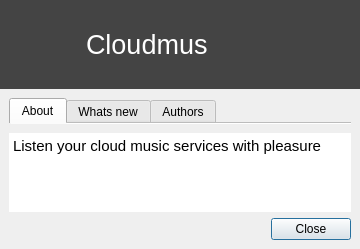
<?xml version="1.0" encoding="UTF-8"?>
<ui version="4.0">
 <class>AboutDialog</class>
 <widget class="QDialog" name="AboutDialog">
  <property name="geometry">
   <rect>
    <x>0</x>
    <y>0</y>
    <width>360</width>
    <height>249</height>
   </rect>
  </property>
  <property name="windowTitle">
   <string>About</string>
  </property>
  <layout class="QVBoxLayout" name="verticalLayout_2">
   <property name="spacing">
    <number>0</number>
   </property>
   <property name="leftMargin">
    <number>0</number>
   </property>
   <property name="topMargin">
    <number>0</number>
   </property>
   <property name="rightMargin">
    <number>0</number>
   </property>
   <property name="bottomMargin">
    <number>0</number>
   </property>
   <item>
    <widget class="QFrame" name="frame">
     <property name="palette">
      <palette>
       <active>
        <colorrole role="Base">
         <brush brushstyle="SolidPattern">
          <color alpha="255">
           <red>255</red>
           <green>255</green>
           <blue>255</blue>
          </color>
         </brush>
        </colorrole>
        <colorrole role="Window">
         <brush brushstyle="SolidPattern">
          <color alpha="255">
           <red>68</red>
           <green>68</green>
           <blue>68</blue>
          </color>
         </brush>
        </colorrole>
       </active>
       <inactive>
        <colorrole role="Base">
         <brush brushstyle="SolidPattern">
          <color alpha="255">
           <red>255</red>
           <green>255</green>
           <blue>255</blue>
          </color>
         </brush>
        </colorrole>
        <colorrole role="Window">
         <brush brushstyle="SolidPattern">
          <color alpha="255">
           <red>68</red>
           <green>68</green>
           <blue>68</blue>
          </color>
         </brush>
        </colorrole>
       </inactive>
       <disabled>
        <colorrole role="Base">
         <brush brushstyle="SolidPattern">
          <color alpha="255">
           <red>68</red>
           <green>68</green>
           <blue>68</blue>
          </color>
         </brush>
        </colorrole>
        <colorrole role="Window">
         <brush brushstyle="SolidPattern">
          <color alpha="255">
           <red>68</red>
           <green>68</green>
           <blue>68</blue>
          </color>
         </brush>
        </colorrole>
       </disabled>
      </palette>
     </property>
     <property name="autoFillBackground">
      <bool>true</bool>
     </property>
     <layout class="QHBoxLayout" name="horizontalLayout">
      <item>
       <widget class="QLabel" name="label">
        <property name="minimumSize">
         <size>
          <width>71</width>
          <height>71</height>
         </size>
        </property>
        <property name="maximumSize">
         <size>
          <width>71</width>
          <height>71</height>
         </size>
        </property>
        <property name="pixmap">
         <pixmap resource="images.qrc">:/images/logo.png</pixmap>
        </property>
        <property name="scaledContents">
         <bool>true</bool>
        </property>
       </widget>
      </item>
      <item>
       <widget class="QLabel" name="label_2">
        <property name="palette">
         <palette>
          <active>
           <colorrole role="WindowText">
            <brush brushstyle="SolidPattern">
             <color alpha="255">
              <red>255</red>
              <green>255</green>
              <blue>255</blue>
             </color>
            </brush>
           </colorrole>
           <colorrole role="Text">
            <brush brushstyle="SolidPattern">
             <color alpha="255">
              <red>255</red>
              <green>255</green>
              <blue>255</blue>
             </color>
            </brush>
           </colorrole>
          </active>
          <inactive>
           <colorrole role="WindowText">
            <brush brushstyle="SolidPattern">
             <color alpha="255">
              <red>255</red>
              <green>255</green>
              <blue>255</blue>
             </color>
            </brush>
           </colorrole>
           <colorrole role="Text">
            <brush brushstyle="SolidPattern">
             <color alpha="255">
              <red>255</red>
              <green>255</green>
              <blue>255</blue>
             </color>
            </brush>
           </colorrole>
          </inactive>
          <disabled>
           <colorrole role="WindowText">
            <brush brushstyle="SolidPattern">
             <color alpha="255">
              <red>159</red>
              <green>158</green>
              <blue>158</blue>
             </color>
            </brush>
           </colorrole>
           <colorrole role="Text">
            <brush brushstyle="SolidPattern">
             <color alpha="255">
              <red>159</red>
              <green>158</green>
              <blue>158</blue>
             </color>
            </brush>
           </colorrole>
          </disabled>
         </palette>
        </property>
        <property name="font">
         <font>
          <pointsize>20</pointsize>
         </font>
        </property>
        <property name="text">
         <string>Cloudmus</string>
        </property>
       </widget>
      </item>
     </layout>
    </widget>
   </item>
   <item>
    <widget class="QFrame" name="frame_2">
     <layout class="QVBoxLayout" name="verticalLayout_5">
      <item>
       <widget class="QTabWidget" name="authorsBrowser">
        <property name="currentIndex">
         <number>0</number>
        </property>
        <property name="documentMode">
         <bool>true</bool>
        </property>
        <widget class="QWidget" name="tab">
         <attribute name="title">
          <string>About</string>
         </attribute>
         <layout class="QVBoxLayout" name="verticalLayout">
          <property name="leftMargin">
           <number>0</number>
          </property>
          <property name="rightMargin">
           <number>0</number>
          </property>
          <property name="bottomMargin">
           <number>0</number>
          </property>
          <item>
           <widget class="QTextBrowser" name="aboutBrowser">
            <property name="frameShape">
             <enum>QFrame::NoFrame</enum>
            </property>
            <property name="html">
             <string>&lt;!DOCTYPE HTML PUBLIC &quot;-//W3C//DTD HTML 4.0//EN&quot; &quot;http://www.w3.org/TR/REC-html40/strict.dtd&quot;&gt;
&lt;html&gt;&lt;head&gt;&lt;meta name=&quot;qrichtext&quot; content=&quot;1&quot; /&gt;&lt;style type=&quot;text/css&quot;&gt;
p, li { white-space: pre-wrap; }
&lt;/style&gt;&lt;/head&gt;&lt;body style=&quot; font-family:'PT Sans'; font-size:11pt; font-weight:400; font-style:normal;&quot;&gt;
&lt;p style=&quot; margin-top:12px; margin-bottom:12px; margin-left:0px; margin-right:0px; -qt-block-indent:0; text-indent:0px;&quot;&gt;&lt;span style=&quot; font-family:'Ubuntu';&quot;&gt;Listen your cloud music services with pleasure&lt;/span&gt;&lt;/p&gt;&lt;/body&gt;&lt;/html&gt;</string>
            </property>
           </widget>
          </item>
         </layout>
        </widget>
        <widget class="QWidget" name="tab_2">
         <attribute name="title">
          <string>Whats new</string>
         </attribute>
         <layout class="QVBoxLayout" name="verticalLayout_3">
          <property name="leftMargin">
           <number>0</number>
          </property>
          <property name="rightMargin">
           <number>0</number>
          </property>
          <property name="bottomMargin">
           <number>0</number>
          </property>
          <item>
           <widget class="QTextBrowser" name="whatsNewBrowser">
            <property name="frameShape">
             <enum>QFrame::NoFrame</enum>
            </property>
            <property name="html">
             <string>&lt;!DOCTYPE HTML PUBLIC &quot;-//W3C//DTD HTML 4.0//EN&quot; &quot;http://www.w3.org/TR/REC-html40/strict.dtd&quot;&gt;
&lt;html&gt;&lt;head&gt;&lt;meta name=&quot;qrichtext&quot; content=&quot;1&quot; /&gt;&lt;style type=&quot;text/css&quot;&gt;
p, li { white-space: pre-wrap; }
&lt;/style&gt;&lt;/head&gt;&lt;body style=&quot; font-family:'PT Sans'; font-size:11pt; font-weight:400; font-style:normal;&quot;&gt;
&lt;p style=&quot; margin-top:12px; margin-bottom:12px; margin-left:0px; margin-right:0px; -qt-block-indent:0; text-indent:0px;&quot;&gt;&lt;span style=&quot; font-family:'Ubuntu'; font-weight:600;&quot;&gt;0.1.0&lt;/span&gt;&lt;/p&gt;
&lt;ul style=&quot;margin-top: 0px; margin-bottom: 0px; margin-left: 0px; margin-right: 0px; -qt-list-indent: 1;&quot;&gt;&lt;li style=&quot; font-family:'Ubuntu';&quot; style=&quot; margin-top:12px; margin-bottom:12px; margin-left:0px; margin-right:0px; -qt-block-indent:0; text-indent:0px;&quot;&gt;Initial release&lt;/li&gt;&lt;/ul&gt;&lt;/body&gt;&lt;/html&gt;</string>
            </property>
           </widget>
          </item>
         </layout>
        </widget>
        <widget class="QWidget" name="tab_3">
         <attribute name="title">
          <string>Authors</string>
         </attribute>
         <layout class="QVBoxLayout" name="verticalLayout_4">
          <property name="leftMargin">
           <number>0</number>
          </property>
          <property name="rightMargin">
           <number>0</number>
          </property>
          <property name="bottomMargin">
           <number>0</number>
          </property>
          <item>
           <widget class="QTextBrowser" name="textBrowser_3">
            <property name="frameShape">
             <enum>QFrame::NoFrame</enum>
            </property>
            <property name="html">
             <string>&lt;!DOCTYPE HTML PUBLIC &quot;-//W3C//DTD HTML 4.0//EN&quot; &quot;http://www.w3.org/TR/REC-html40/strict.dtd&quot;&gt;
&lt;html&gt;&lt;head&gt;&lt;meta name=&quot;qrichtext&quot; content=&quot;1&quot; /&gt;&lt;style type=&quot;text/css&quot;&gt;
p, li { white-space: pre-wrap; }
&lt;/style&gt;&lt;/head&gt;&lt;body style=&quot; font-family:'PT Sans'; font-size:11pt; font-weight:400; font-style:normal;&quot;&gt;
&lt;p style=&quot; margin-top:12px; margin-bottom:12px; margin-left:0px; margin-right:0px; -qt-block-indent:0; text-indent:0px;&quot;&gt;&lt;span style=&quot; font-family:'Ubuntu'; font-weight:600;&quot;&gt;Vladislav Navrocky&lt;/span&gt;&lt;span style=&quot; font-family:'Ubuntu';&quot;&gt; navrocky.vlad@gmail.com &lt;/span&gt;&lt;/p&gt;
&lt;p style=&quot; margin-top:12px; margin-bottom:12px; margin-left:0px; margin-right:0px; -qt-block-indent:0; text-indent:0px;&quot;&gt;&lt;span style=&quot; font-family:'Ubuntu'; font-weight:600;&quot;&gt;Jury Samoylenko&lt;/span&gt;&lt;span style=&quot; font-family:'Ubuntu';&quot;&gt; kinnalru@gmail.com &lt;/span&gt;&lt;/p&gt;&lt;/body&gt;&lt;/html&gt;</string>
            </property>
           </widget>
          </item>
         </layout>
        </widget>
       </widget>
      </item>
      <item>
       <widget class="QDialogButtonBox" name="buttonBox">
        <property name="orientation">
         <enum>Qt::Horizontal</enum>
        </property>
        <property name="standardButtons">
         <set>QDialogButtonBox::Close</set>
        </property>
       </widget>
      </item>
     </layout>
    </widget>
   </item>
  </layout>
 </widget>
 <resources>
  <include location="images.qrc"/>
 </resources>
 <connections>
  <connection>
   <sender>buttonBox</sender>
   <signal>accepted()</signal>
   <receiver>AboutDialog</receiver>
   <slot>accept()</slot>
   <hints>
    <hint type="sourcelabel">
     <x>248</x>
     <y>254</y>
    </hint>
    <hint type="destinationlabel">
     <x>157</x>
     <y>274</y>
    </hint>
   </hints>
  </connection>
  <connection>
   <sender>buttonBox</sender>
   <signal>rejected()</signal>
   <receiver>AboutDialog</receiver>
   <slot>reject()</slot>
   <hints>
    <hint type="sourcelabel">
     <x>316</x>
     <y>260</y>
    </hint>
    <hint type="destinationlabel">
     <x>286</x>
     <y>274</y>
    </hint>
   </hints>
  </connection>
 </connections>
</ui>
